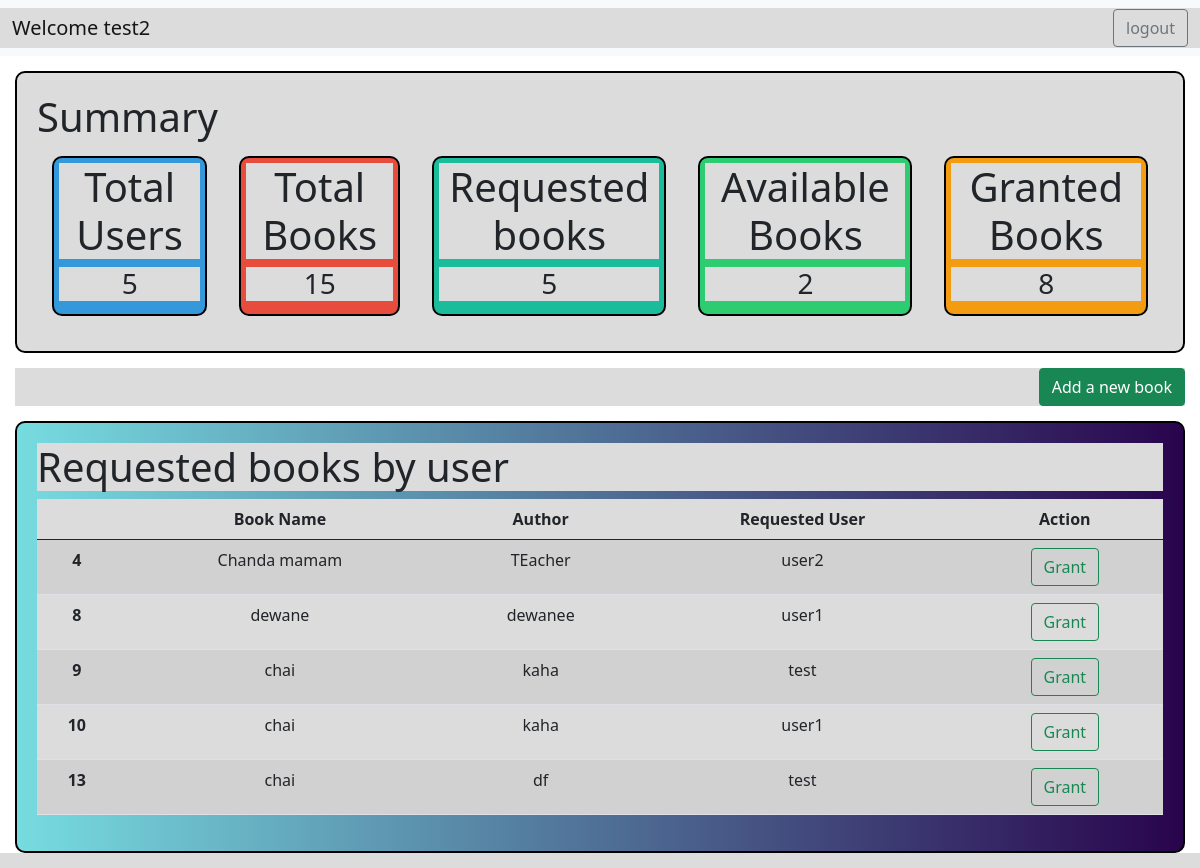
Page /admin_dashboard/5 on the committed database.
### application/models.py (models this page shows)
class User(db.Model):
    id = db.Column(db.Integer, primary_key = True)
    email = db.Column(db.String(),unique = True, nullable = False)
    username = db.Column(db.String(), unique = True, nullable = False)
    password = db.Column (db.String(), nullable = False)
    type = db.Column (db.String(),default ="general")
    ebooks = db.relationship('Ebook', backref = 'bearer')

class Ebook(db.Model):
    id = db.Column(db.Integer, primary_key = True)
    b_name = db.Column(db.String(), nullable = False)
    author = db.Column(db.String(), nullable = False)
    b_url = db.Column(db.String(), nullable = True)
    status = db.Column(db.String(), default = "Available")
    user_id = db.Column(db.Integer, db.ForeignKey('user.id'), nullable = True)

### application/controllers.py (the view)
@app.route("/admin_dashboard/<int:user_id>", methods=["GET"])
def admin_dashboard(user_id):
    this_user = User.query.filter_by(id=int(user_id)).first()
    e_books = Ebook.query.filter_by(status="Requested").all()
    A_books = Ebook.query.filter_by(status="Available").all()
    G_books = Ebook.query.filter_by(status="Granted").all()
    e_users = User.query.all()
    Etotal_users = Ebook.query.all()
    return render_template("admin_dashboard.html", user=this_user, admin_total_ebooks=Etotal_users, admin_books=e_books,admin_users = e_users, admin_a_book=A_books,admin_g_book = G_books)

### templates/admin_dashboard.html (shortened to what this page needs)
<!DOCTYPE html>
<html lang="en">
<head>
    <link href="https://cdn.jsdelivr.net/npm/bootstrap@5.0.2/dist/css/bootstrap.min.css" rel="stylesheet"
>
    <link rel="stylesheet" href="../static/style.css">
</head>
<body>
    <div class="sign_in">
        <nav class="navbar navbar-expand-lg navbar-light bg-light">
            <div class="container-fluid">
                <a class="navbar-brand" href="#">Welcome {{user.username}}</a>
                <div class="d-flex">
                    <a class="btn btn-outline-secondary" href="/login">logout</a>
                </div>
            </div>
        </nav>
    </div>
    <div class="summary_head ">
        <h1> Summary </h1>
        <div class="summary ">
            <div class="individual_summary ">
                <h1>Total Users</h1>
                <h3>{{admin_users | length}}</h3>
            </div>
            <div class="individual_summary ">
                <h1>Total Books</h1>
                <h3>{{admin_total_ebooks | length}}</h3>
            </div>
            <div class="individual_summary">
                <h1>Requested books</h1>
                <h3>{{admin_books | length}}</h3>
            </div>
            <div class="individual_summary">
                <h1>Available Books</h1>
                <h3>{{admin_a_book | length}}</h3>
            </div>
            <div class="individual_summary">
                <h1>Granted Books</h1>
                <h3>{{admin_g_book | length}}</h3>
            </div>
        </div>
    </div>
    <div id="book_button">
        <a href="/create_eb" class="btn btn-success">Add a new book</a>
    </div>
    <div class=" req_books_admin content_main">
        <h1> Requested books by user </h1>
        <div id="content">
            <table class="table table-striped table-hover">
                <thead>
                    <tr>
                        <th scope="col">{{ID}}</th>
                        <th scope="col">Book Name</th>
                        <th scope="col">Author</th>
                        <th scope="col">Requested User</th>
                        <th scope="col">Action</th>
                    </tr>
                </thead>
                <tbody>
                    {% for admin_book in admin_books%}
                    <tr>
                        <th scope="row">{{admin_book.id}}</th>
                        <td>{{admin_book.b_name}}</td>
                        <td>{{admin_book.author}}</td>
                        {% for admin_user in admin_users %}
                        {% if admin_user.id == admin_book.user_id %}
                        <td>{{ admin_user.username }}</td>
                        {% endif %}
                        {% endfor %}
                        <td>
                            <a href="{{ url_for('grant_permission', user_id=user.id, book_id=admin_book.id, customer_user_id=admin_book.user_id) }}"
                                class="btn btn-outline-success">Grant</a>
                        </td>
                    </tr>
                    {% endfor %}
                </tbody>
            </table>
        </div>
    </div>
</body>
</html>

### static/style.css (style rules this page uses)
* { margin: 0px; padding: 0px; background-color: gainsboro; }
.content_main { border: 2px solid black; border-radius: 10px; margin: 15px; padding: 20px; }
.summary { display: flex; flex-direction: row; justify-content: space-evenly; align-items: center; text-align: center; gap: 2rem; margin: 15px; }
.summary_head { border: 2px solid black; border-radius: 10px; margin: 15px; padding: 20px; }
.individual_summary { padding: 5px; border: 2px solid black; border-radius: 10px; }
.req_books_admin { background: linear-gradient(90deg, #76dce0 0%, #29044d 100%); }
#content { text-align: center; }
#book_button { margin: 15px; text-align: right; }
.individual_summary:nth-child(1) { background-color: #3498db; }
.individual_summary:nth-child(2) { background-color: #e74c3c; }
.individual_summary:nth-child(3) { background-color: #1abc9c; }
.individual_summary:nth-child(4) { background-color: #2ecc71; }
.individual_summary:nth-child(5) { background-color: #f39c12; }

### rows in the picture
User: username "test2"
Ebook: id "4", b_name "Chanda mamam", author "TEacher"
User: username "user2"
Ebook: id "8", b_name "dewane", author "dewanee"
User: username "user1"
Ebook: id "9", b_name "chai", author "kaha"
User: username "test"
Ebook: id "10", b_name "chai", author "kaha"
Ebook: id "13", b_name "chai", author "df"

### other values in the picture
{{ admin_users | length }} "5"
{{ admin_total_ebooks | length }} "15"
{{ admin_books | length }} "5"
{{ admin_a_book | length }} "2"
{{ admin_g_book | length }} "8"
